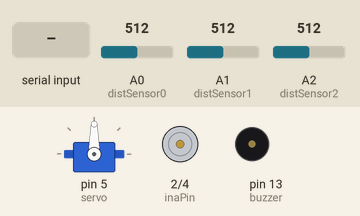
Recording of a sketch running on a simulated Arduino Uno, built with avr-gcc and run on an emulated ATmega328P. Parts: servo, motor-driver pin pairs drawn as motors (green arrow = first pin HIGH = forward, orange = second pin HIGH = backward, longer = more drive, scaled by the enable pin), buzzer (waves = sounding). The inputs (shaded band) are chosen by the test bench; at power-on: A0 (distSensor0) = 512, A1 (distSensor1) = 512, A2 (distSensor2) = 512. What the sketch prints to the serial monitor is not drawn.

Above: at 5.2 s.
5.3 s: A0 (distSensor0) set to 16
6.8 s: A0 (distSensor0) set to 12
At 7.9 s:
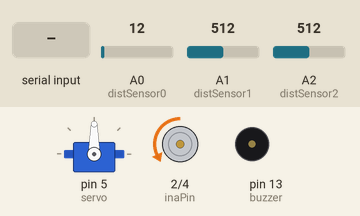
8.3 s: "1" received over the second serial link
9.8 s: "0" received over the second serial link
At 10.2 s:
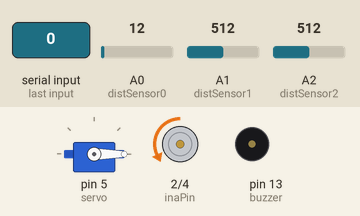
11.3 s: "2" received over the second serial link
At 12.5 s:
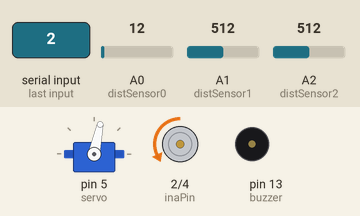
12.8 s: A0 (distSensor0) set to 122
At 13.7 s:
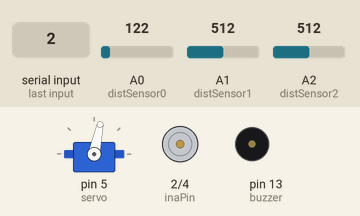
Timing chart, 0 to 15.3 s (numbered marks = the images above; inputs shaded):
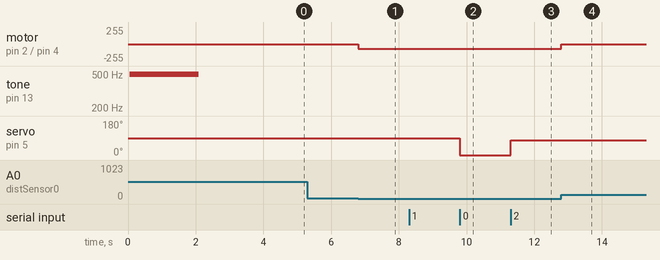

The sketch:

car_hardware_uno_altsoftserial.ino
```cpp
#include <Servo.h>
#include <SoftwareSerial.h>
#include <AltSoftSerial.h>

Servo servo;
SoftwareSerial irdaSignal(11, 12); // RX, TX      //irda connection
AltSoftSerial angleReceive; //(6, 7); // RX, TX      // to be able to receive angle from seeduino


//------------------------------//irda codes
#define red 0
#define red_yellow  1
#define yellow  4
#define green  2
#define blinking_green  3
#define pedestrian_crossing  5
#define stop_sign 6
//------------------------------//
//#define potentiometer 53

int currentspeed ;
int speed1, irda, d1, d2, d3, distanceEdge, speedBeforCrossing, slowSpeed, incomingByte, angle=0;
int newangle;
bool debug = 1;
bool stopline;

const char buzzer = 13;
const char distSensor0 = A0;
const char distSensor1 = A1;
const char distSensor2 = A2;
//----------------------//motor driver - pins
const char inaPin = 2;    //defines direction of rotating
const char inbPin = 4;
const char pwm = 3;      //values from 0 - 255

void setup() {
  for (int i = 0; i < 1000; i++) {
    pinMode(buzzer, OUTPUT);
    digitalWrite(buzzer, HIGH);
    delay(1);
    digitalWrite(buzzer, LOW);
    delay(1);
  }
  // -----------------------------------------------//encoder
  /*  pinMode(2, INPUT); pinMode(3, INPUT); // encoder               // pins 2-12 are reserved

    pinMode(6, OUTPUT); pinMode(7, OUTPUT);
    pinMode(8, OUTPUT); pinMode(9, OUTPUT);
    pinMode(10, OUTPUT); pinMode(11, OUTPUT);
    pinMode(12, OUTPUT); pinMode(5, OUTPUT);
    pinMode(4, OUTPUT);
  */


  //------------------------------//distance detectors
  pinMode(distSensor0, INPUT);
  pinMode(distSensor1, INPUT);
  pinMode(distSensor2, INPUT);

  servo.attach(5);   //possible values 55-125
  delay(1000);        // doesn't work without

  //-------------------------------------------//motor driver
  pinMode(inaPin, OUTPUT);   //num 5 on driver
  pinMode(inbPin, OUTPUT);   //num 4 on driver
  pinMode(pwm, OUTPUT);      //num 3 on driver


  //-------------------------//motors
  digitalWrite(inaPin, LOW);
  digitalWrite(inbPin, HIGH);


  angleReceive.begin(115200);
  delay(1000);
  irdaSignal.begin(115200);
 Serial.begin(115200);    //pc connection

  speed1 = 70;         // usual speed
  currentspeed = speed1;      // speed when...

  distanceEdge = 15;   // max distance without barrier

}

void loop() {
  //Serial.println(irda);
  analogWrite(pwm, currentspeed);  //start the engine

  //------------------------------------------------------------------------// check signals

  /*if (Serial2.available()) {
      irda = Serial2.read();
      Serial.println(irda);
    }*/
    irdaSignal.listen();
  if (irdaSignal.available()) {
    irda = irdaSignal.read();
    Serial.println(irda);
    if ((irda == 0) || (irda == 1) || (irda == 4)) {  //if red,red+yellow,yellow
      currentspeed = 0;

    }
  } else {
    currentspeed = speed1;
  }


  /*
       //----------------------------------//pedestrian crossing
     if (Serial2.available()) {
       if (Serial2.read() == 5 ) {
         analogWrite(pwm, slowSpeed);
       }
     }

     //----------------------------------//
  */


  //----------------------------------// stop sigh
  /*   if (irdaSignal.available()) {
       irda = irdaSignal.read();
        if (irda == 6) {
          analogWrite(pwm, 0);
          delay(5000);

        }
      }
  */
  //------------------------------------//
  //---------------------------------------------------------------------//distance attributive
  d1 = 5222 / (analogRead(distSensor0) - 13);    //changes values into cm
  d2 = 5222 / (analogRead(distSensor1) - 13);
  d3 = 5222 / (analogRead(distSensor2) - 13);

  if ((d1 > 0) && (d2 > 0) && (d3 > 0)) {  // some wrong values
    if ((d1 <= distanceEdge) || (d2 <= distanceEdge) || (d3 <= distanceEdge)) {

      currentspeed = 0;
      /*     if (debug) {
             Serial.print(d1);
             Serial.print(" ");
             Serial.print(d2);
             Serial.print(" ");
             Serial.print(d3);
             Serial.println(" ");
           }*/
      // delay(1000);

    }
  } else {
    currentspeed = speed1;
  }
  //---------------------------------------------//stopline + irda

  /* if (Serial3.available()) {
     int read1 = Serial3.read();
     /* Serial.print(read1);
       Serial.print(" \n");*/
  /*  if (read1 == 1) {
      if (Serial2.available()) {
        irda = Serial2.read();

        while ((irda == 0) || (irda == 1) || (irda == 4) || (irda == 6) || (irda == 3) ) //if red,red-yellow,yellow,stop sign, blinking green
        {

          //Serial.println(irda);
          analogWrite(pwm, 0);
          delay(100);
          //servo.write(45);
          irda = Serial2.read();
        }

      }
    }
    }

    /*
    irda = Serial2.read();
    if (irda == 0 || irda == 1 || irda == 4) {
      speed1 = speedBeforCrossing;
    }
  */
  //------------------------------------------------------------//
  //-----------------------------//stopline
  /* if (Serial3.available()) {
     stopline = Serial3.read();
     Serial.println(stopline);
     if (stopline) {
       speed1 = 0;
       Serial.print("STOP");
     }
    }
  */
  //-----------------------------------------------------------//read from camera
 angleReceive.listen();
  if (angleReceive.available()) {
    // incomingByte = Serial1.read();
 Serial.print(20);
    newangle = angleReceive.read();

    //    Serial.print(" ");
    if (newangle > 128)
    {
      newangle -= 256;
    }
    newangle *= -1; // reverse the sign of angle
    //---------------------------------------------------------//if the values are inapropriate
    if(abs(newangle) <= angle+7){    // if newangle less than angle(previous) +7 its okey
         angle = newangle;
    }

    angle *= 2;   // mechanic coefficient

    angle = angle + 90;

    //

    //   Serial.print(" ");

    servo.write(angle);


    //  delay(10);
    //Serial.print(incomingByte);

  }
  //----------------------------------------------------------//
  /*if (Serial1.available() > 0) {
      // read the oldest byte in the serial buffer:
      incomingByte = Serial1.read();
      Serial.print(incomingByte);
      Serial.print(" \n");
    }*/


}
```

Measured:
- the behaviour switches between 14 and 13 on A0 (distSensor0) (found by bisection; images 0 and 1)
- after the input at 5.3 s, every drawn part: stays the same
- after the input at 6.8 s, motor on pin 2 (inaPin) / pin 4 (inbPin): stopped → backward 70/255 at once
- after the input at 8.3 s, every drawn part: stays the same
- after the input at 9.8 s, servo on pin 5 (servo): 90° → 0° at once
- after the input at 11.3 s, servo on pin 5 (servo): 0° → 78° at once
- after the input at 12.8 s, motor on pin 2 (inaPin) / pin 4 (inbPin): backward 70/255 → stopped at once
